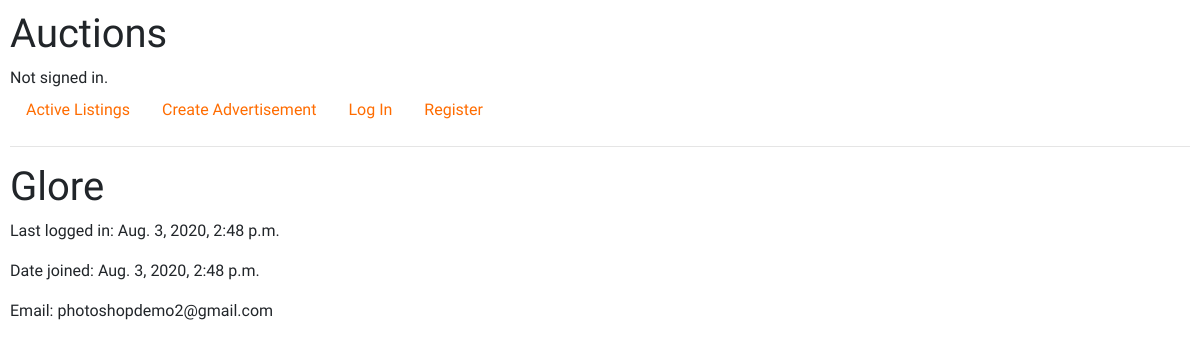
Screenshot of /accounts/Glore with the database file from the repository.
### auctions/models.py (models this page shows)
class User(AbstractUser):
	pass

### auctions/views.py (the view)
# urls.py: path("accounts/<str:username>", views.profile, name="profile")
def profile(request, username):
    user = User.objects.get(username=username)
    return render(request, "auctions/profile.html", {
        "profile": user
        })

### auctions/templates/auctions/profile.html (shortened to what this page needs)
{% extends "auctions/layout.html" %}
{% block body %}
<h1>{{ profile.username }}</h1>
<div><p>Last logged in: {{ profile.last_login}}</p></div>
<div><p>Date joined: {{ profile.date_joined }}</p></div>
<div><p>Email: {{ profile.email }}</p></div>
{% endblock %}

### auctions/static/auctions/styles.css (style rules this page uses)
body { padding: 10px; font-family: Mulish; }

### rows the page displays
User: username "Glore", last_login "Aug. 3, 2020, 2:48 p.m.", date_joined "Aug. 3, 2020, 2:48 p.m.", email "photoshopdemo2@gmail.com"
